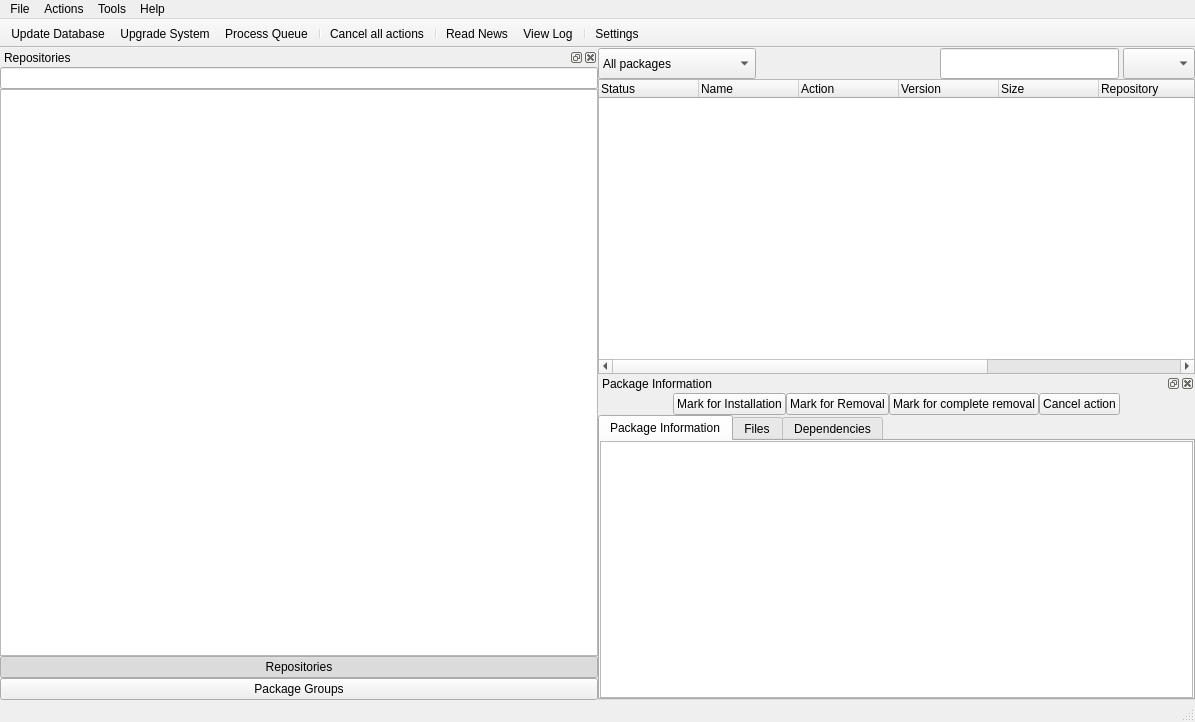
<ui version="4.0" >
 <class>MainWindow</class>
 <widget class="QMainWindow" name="MainWindow" >
  <property name="geometry" >
   <rect>
    <x>0</x>
    <y>0</y>
    <width>1195</width>
    <height>722</height>
   </rect>
  </property>
  <property name="windowTitle" >
   <string>Shaman</string>
  </property>
  <property name="windowIcon" >
   <iconset resource="shaman.qrc" >
    <normaloff>:/Icons/icons/shaman/shaman-32.png</normaloff>:/Icons/icons/shaman/shaman-32.png</iconset>
  </property>
  <property name="toolButtonStyle" >
   <enum>Qt::ToolButtonTextUnderIcon</enum>
  </property>
  <property name="dockNestingEnabled" >
   <bool>true</bool>
  </property>
  <property name="dockOptions" >
   <set>QMainWindow::AllowNestedDocks|QMainWindow::AllowTabbedDocks|QMainWindow::AnimatedDocks|QMainWindow::ForceTabbedDocks|QMainWindow::VerticalTabs</set>
  </property>
  <property name="unifiedTitleAndToolBarOnMac" >
   <bool>false</bool>
  </property>
  <widget class="QWidget" name="centralwidget" >
   <property name="geometry" >
    <rect>
     <x>0</x>
     <y>68</y>
     <width>1195</width>
     <height>630</height>
    </rect>
   </property>
   <layout class="QGridLayout" >
    <item row="0" column="1" >
     <layout class="QVBoxLayout" >
      <property name="topMargin" >
       <number>0</number>
      </property>
      <item>
       <layout class="QHBoxLayout" >
        <property name="spacing" >
         <number>4</number>
        </property>
        <item>
         <widget class="QComboBox" name="packageSwitchCombo" >
          <property name="sizePolicy" >
           <sizepolicy vsizetype="Ignored" hsizetype="Maximum" >
            <horstretch>0</horstretch>
            <verstretch>0</verstretch>
           </sizepolicy>
          </property>
          <item>
           <property name="text" >
            <string>All packages</string>
           </property>
          </item>
          <item>
           <property name="text" >
            <string>Installed packages</string>
           </property>
          </item>
          <item>
           <property name="text" >
            <string>Not installed packages</string>
           </property>
          </item>
          <item>
           <property name="text" >
            <string>Upgradeable packages</string>
           </property>
          </item>
          <item>
           <property name="text" >
            <string>Packages in Queue</string>
           </property>
          </item>
         </widget>
        </item>
        <item>
         <spacer>
          <property name="orientation" >
           <enum>Qt::Horizontal</enum>
          </property>
          <property name="sizeHint" stdset="0" >
           <size>
            <width>40</width>
            <height>31</height>
           </size>
          </property>
         </spacer>
        </item>
        <item>
         <widget class="QLineEdit" name="searchLine" >
          <property name="sizePolicy" >
           <sizepolicy vsizetype="Ignored" hsizetype="MinimumExpanding" >
            <horstretch>0</horstretch>
            <verstretch>0</verstretch>
           </sizepolicy>
          </property>
          <property name="inputMask" >
           <string/>
          </property>
          <property name="text" >
           <string/>
          </property>
         </widget>
        </item>
        <item>
         <widget class="QComboBox" name="nameDescBox" >
          <property name="sizePolicy" >
           <sizepolicy vsizetype="Ignored" hsizetype="Preferred" >
            <horstretch>0</horstretch>
            <verstretch>0</verstretch>
           </sizepolicy>
          </property>
         </widget>
        </item>
       </layout>
      </item>
      <item>
       <widget class="QTreeWidget" name="pkgsViewWG" >
        <property name="sizePolicy" >
         <sizepolicy vsizetype="MinimumExpanding" hsizetype="MinimumExpanding" >
          <horstretch>0</horstretch>
          <verstretch>0</verstretch>
         </sizepolicy>
        </property>
        <property name="indentation" >
         <number>0</number>
        </property>
        <property name="rootIsDecorated" >
         <bool>false</bool>
        </property>
        <property name="itemsExpandable" >
         <bool>false</bool>
        </property>
        <property name="sortingEnabled" >
         <bool>false</bool>
        </property>
        <column>
         <property name="text" >
          <string>Status</string>
         </property>
        </column>
        <column>
         <property name="text" >
          <string comment="The name of the Package">Name</string>
         </property>
        </column>
        <column>
         <property name="text" >
          <string>Action</string>
         </property>
        </column>
        <column>
         <property name="text" >
          <string>Version</string>
         </property>
        </column>
        <column>
         <property name="text" >
          <string>Size</string>
         </property>
        </column>
        <column>
         <property name="text" >
          <string>Repository</string>
         </property>
        </column>
        <column>
         <property name="text" >
          <string>Groups</string>
         </property>
        </column>
        <column>
         <property name="text" >
          <string>Description</string>
         </property>
        </column>
        <column>
         <property name="text" >
          <string>Action-Text</string>
         </property>
        </column>
       </widget>
      </item>
     </layout>
    </item>
    <item rowspan="2" row="0" column="0" >
     <widget class="QDockWidget" name="repoDockWidget" >
      <property name="floating" >
       <bool>false</bool>
      </property>
      <property name="features" >
       <set>QDockWidget::AllDockWidgetFeatures</set>
      </property>
      <property name="allowedAreas" >
       <set>Qt::AllDockWidgetAreas</set>
      </property>
      <property name="windowTitle" >
       <string>Repositories</string>
      </property>
      <widget class="QWidget" name="dockWidgetContents_2" >
       <property name="geometry" >
        <rect>
         <x>2</x>
         <y>22</y>
         <width>311</width>
         <height>598</height>
        </rect>
       </property>
       <layout class="QGridLayout" >
        <item row="0" column="0" >
         <layout class="QVBoxLayout" >
          <item>
           <widget class="QLineEdit" name="refineRepoEdit" />
          </item>
          <item>
           <widget class="QListWidget" name="repoList" >
            <property name="sizePolicy" >
             <sizepolicy vsizetype="Preferred" hsizetype="Preferred" >
              <horstretch>0</horstretch>
              <verstretch>0</verstretch>
             </sizepolicy>
            </property>
           </widget>
          </item>
          <item>
           <widget class="QPushButton" name="switchToRepo" >
            <property name="sizePolicy" >
             <sizepolicy vsizetype="Maximum" hsizetype="Preferred" >
              <horstretch>0</horstretch>
              <verstretch>0</verstretch>
             </sizepolicy>
            </property>
            <property name="text" >
             <string>Repositories</string>
            </property>
            <property name="icon" >
             <iconset resource="shaman.qrc" >
              <normaloff>:/Icons/icons/network-server-database.png</normaloff>:/Icons/icons/network-server-database.png</iconset>
            </property>
            <property name="checkable" >
             <bool>true</bool>
            </property>
            <property name="checked" >
             <bool>true</bool>
            </property>
           </widget>
          </item>
          <item>
           <widget class="QPushButton" name="switchToGrps" >
            <property name="sizePolicy" >
             <sizepolicy vsizetype="Maximum" hsizetype="Preferred" >
              <horstretch>0</horstretch>
              <verstretch>0</verstretch>
             </sizepolicy>
            </property>
            <property name="text" >
             <string>Package Groups</string>
            </property>
            <property name="icon" >
             <iconset resource="shaman.qrc" >
              <normaloff>:/Icons/icons/bookmark-new-list.png</normaloff>:/Icons/icons/bookmark-new-list.png</iconset>
            </property>
            <property name="checkable" >
             <bool>true</bool>
            </property>
           </widget>
          </item>
         </layout>
        </item>
       </layout>
      </widget>
     </widget>
    </item>
    <item row="1" column="1" >
     <widget class="QDockWidget" name="pkgDockWidget" >
      <property name="floating" >
       <bool>false</bool>
      </property>
      <property name="features" >
       <set>QDockWidget::AllDockWidgetFeatures</set>
      </property>
      <property name="windowTitle" >
       <string>Package Information</string>
      </property>
      <widget class="QWidget" name="dockWidgetContents" >
       <property name="geometry" >
        <rect>
         <x>2</x>
         <y>22</y>
         <width>864</width>
         <height>286</height>
        </rect>
       </property>
       <layout class="QGridLayout" >
        <item row="0" column="0" >
         <layout class="QVBoxLayout" >
          <item>
           <layout class="QHBoxLayout" >
            <item>
             <spacer>
              <property name="orientation" >
               <enum>Qt::Horizontal</enum>
              </property>
              <property name="sizeType" >
               <enum>QSizePolicy::MinimumExpanding</enum>
              </property>
              <property name="sizeHint" stdset="0" >
               <size>
                <width>40</width>
                <height>20</height>
               </size>
              </property>
             </spacer>
            </item>
            <item>
             <widget class="QPushButton" name="installButton" >
              <property name="sizePolicy" >
               <sizepolicy vsizetype="Fixed" hsizetype="Fixed" >
                <horstretch>0</horstretch>
                <verstretch>0</verstretch>
               </sizepolicy>
              </property>
              <property name="toolTip" >
               <string>Install selected package</string>
              </property>
              <property name="text" >
               <string>Mark for Installation</string>
              </property>
              <property name="icon" >
               <iconset resource="shaman.qrc" >
                <normaloff>:/Icons/icons/list-add.png</normaloff>:/Icons/icons/list-add.png</iconset>
              </property>
             </widget>
            </item>
            <item>
             <widget class="QPushButton" name="removeButton" >
              <property name="sizePolicy" >
               <sizepolicy vsizetype="Fixed" hsizetype="Fixed" >
                <horstretch>0</horstretch>
                <verstretch>0</verstretch>
               </sizepolicy>
              </property>
              <property name="toolTip" >
               <string>Remove selected package</string>
              </property>
              <property name="text" >
               <string>Mark for Removal</string>
              </property>
              <property name="icon" >
               <iconset resource="shaman.qrc" >
                <normaloff>:/Icons/icons/list-remove.png</normaloff>:/Icons/icons/list-remove.png</iconset>
              </property>
             </widget>
            </item>
            <item>
             <widget class="QPushButton" name="completeRemoveButton" >
              <property name="sizePolicy" >
               <sizepolicy vsizetype="Fixed" hsizetype="Fixed" >
                <horstretch>0</horstretch>
                <verstretch>0</verstretch>
               </sizepolicy>
              </property>
              <property name="toolTip" >
               <string>Complete Remove selected package (pacman -Rcs)</string>
              </property>
              <property name="text" >
               <string>Mark for complete removal</string>
              </property>
              <property name="icon" >
               <iconset resource="shaman.qrc" >
                <normaloff>:/Icons/icons/edit-delete.png</normaloff>:/Icons/icons/edit-delete.png</iconset>
              </property>
             </widget>
            </item>
            <item>
             <widget class="QPushButton" name="cancelButton" >
              <property name="sizePolicy" >
               <sizepolicy vsizetype="Fixed" hsizetype="Fixed" >
                <horstretch>0</horstretch>
                <verstretch>0</verstretch>
               </sizepolicy>
              </property>
              <property name="toolTip" >
               <string>Cancel action for selected package</string>
              </property>
              <property name="text" >
               <string>Cancel action</string>
              </property>
              <property name="icon" >
               <iconset resource="shaman.qrc" >
                <normaloff>:/Icons/icons/dialog-cancel.png</normaloff>:/Icons/icons/dialog-cancel.png</iconset>
              </property>
             </widget>
            </item>
            <item>
             <spacer>
              <property name="orientation" >
               <enum>Qt::Horizontal</enum>
              </property>
              <property name="sizeType" >
               <enum>QSizePolicy::MinimumExpanding</enum>
              </property>
              <property name="sizeHint" stdset="0" >
               <size>
                <width>40</width>
                <height>20</height>
               </size>
              </property>
             </spacer>
            </item>
           </layout>
          </item>
          <item>
           <widget class="QTabWidget" name="PkgInfos" >
            <property name="sizePolicy" >
             <sizepolicy vsizetype="Preferred" hsizetype="Minimum" >
              <horstretch>0</horstretch>
              <verstretch>0</verstretch>
             </sizepolicy>
            </property>
            <property name="currentIndex" >
             <number>0</number>
            </property>
            <widget class="QWidget" name="tab" >
             <property name="geometry" >
              <rect>
               <x>0</x>
               <y>0</y>
               <width>842</width>
               <height>199</height>
              </rect>
             </property>
             <attribute name="title" >
              <string>Package Information</string>
             </attribute>
             <attribute name="icon" >
              <iconset resource="shaman.qrc" >
               <normaloff>:/Icons/icons/help-about.png</normaloff>:/Icons/icons/help-about.png</iconset>
             </attribute>
             <layout class="QGridLayout" >
              <item row="0" column="0" >
               <widget class="QTextEdit" name="pkgInfo" >
                <property name="enabled" >
                 <bool>true</bool>
                </property>
                <property name="sizePolicy" >
                 <sizepolicy vsizetype="Preferred" hsizetype="Preferred" >
                  <horstretch>0</horstretch>
                  <verstretch>0</verstretch>
                 </sizepolicy>
                </property>
                <property name="acceptDrops" >
                 <bool>false</bool>
                </property>
                <property name="undoRedoEnabled" >
                 <bool>false</bool>
                </property>
                <property name="readOnly" >
                 <bool>true</bool>
                </property>
                <property name="acceptRichText" >
                 <bool>false</bool>
                </property>
               </widget>
              </item>
             </layout>
            </widget>
            <widget class="QWidget" name="tab_2" >
             <property name="geometry" >
              <rect>
               <x>0</x>
               <y>0</y>
               <width>842</width>
               <height>199</height>
              </rect>
             </property>
             <attribute name="title" >
              <string>Files</string>
             </attribute>
             <attribute name="icon" >
              <iconset resource="shaman.qrc" >
               <normaloff>:/Icons/icons/document-open-folder.png</normaloff>:/Icons/icons/document-open-folder.png</iconset>
             </attribute>
             <layout class="QGridLayout" >
              <item row="0" column="0" >
               <widget class="QTreeWidget" name="filesWidget" >
                <column>
                 <property name="text" >
                  <string>1</string>
                 </property>
                </column>
               </widget>
              </item>
             </layout>
            </widget>
            <widget class="QWidget" name="dependenciesTab" >
             <property name="geometry" >
              <rect>
               <x>0</x>
               <y>0</y>
               <width>842</width>
               <height>199</height>
              </rect>
             </property>
             <attribute name="title" >
              <string>Dependencies</string>
             </attribute>
             <layout class="QGridLayout" >
              <item row="0" column="0" >
               <widget class="QListWidget" name="dependenciesWidget" />
              </item>
             </layout>
            </widget>
           </widget>
          </item>
         </layout>
        </item>
       </layout>
      </widget>
     </widget>
    </item>
   </layout>
  </widget>
  <widget class="QMenuBar" name="menubar" >
   <property name="geometry" >
    <rect>
     <x>0</x>
     <y>0</y>
     <width>1195</width>
     <height>27</height>
    </rect>
   </property>
   <widget class="QMenu" name="menuFile" >
    <property name="title" >
     <string>File</string>
    </property>
    <addaction name="actionQuit" />
   </widget>
   <widget class="QMenu" name="menuHelp" >
    <property name="title" >
     <string>Help</string>
    </property>
    <addaction name="actionAbout" />
   </widget>
   <widget class="QMenu" name="menuActions" >
    <property name="title" >
     <string>Actions</string>
    </property>
    <widget class="QMenu" name="menuInstall_and_Build_from_Source" >
     <property name="title" >
      <string>Build and Install from Source</string>
     </property>
     <addaction name="actionUpdate_ABS_Tree" />
     <addaction name="separator" />
     <addaction name="actionBuild_and_Install_Selected" />
    </widget>
    <addaction name="actionUpdate_Database" />
    <addaction name="actionUpgrade_System" />
    <addaction name="separator" />
    <addaction name="actionProcess_Queue" />
    <addaction name="actionInstall_Package_From_File" />
    <addaction name="separator" />
    <addaction name="menuInstall_and_Build_from_Source" />
   </widget>
   <widget class="QMenu" name="menuTools" >
    <property name="title" >
     <string>Tools</string>
    </property>
    <addaction name="actionReadNews" />
    <addaction name="actionViewLog" />
    <addaction name="separator" />
    <addaction name="actionPacman_Preferences" />
   </widget>
   <addaction name="menuFile" />
   <addaction name="menuActions" />
   <addaction name="menuTools" />
   <addaction name="menuHelp" />
  </widget>
  <widget class="QToolBar" name="toolBar" >
   <property name="geometry" >
    <rect>
     <x>0</x>
     <y>27</y>
     <width>1195</width>
     <height>41</height>
    </rect>
   </property>
   <property name="acceptDrops" >
    <bool>true</bool>
   </property>
   <property name="windowTitle" >
    <string>Quick Actions</string>
   </property>
   <property name="movable" >
    <bool>false</bool>
   </property>
   <attribute name="toolBarArea" >
    <enum>TopToolBarArea</enum>
   </attribute>
   <attribute name="toolBarBreak" >
    <bool>false</bool>
   </attribute>
   <addaction name="actionUpdate_Database" />
   <addaction name="actionUpgrade_System" />
   <addaction name="actionProcess_Queue" />
   <addaction name="separator" />
   <addaction name="actionCancel_all_actions" />
   <addaction name="separator" />
   <addaction name="actionReadNews" />
   <addaction name="actionViewLog" />
   <addaction name="separator" />
   <addaction name="actionPacman_Preferences" />
  </widget>
  <widget class="QStatusBar" name="statusBar" >
   <property name="geometry" >
    <rect>
     <x>0</x>
     <y>698</y>
     <width>1195</width>
     <height>24</height>
    </rect>
   </property>
  </widget>
  <action name="actionPackage_Repositories" >
   <property name="icon" >
    <iconset resource="shaman.qrc" >
     <normaloff>:/Icons/icons/network-server-database.png</normaloff>:/Icons/icons/network-server-database.png</iconset>
   </property>
   <property name="text" >
    <string>Package Repositories</string>
   </property>
  </action>
  <action name="actionPacman_Preferences" >
   <property name="icon" >
    <iconset resource="shaman.qrc" >
     <normaloff>:/Icons/icons/preferences-system.png</normaloff>:/Icons/icons/preferences-system.png</iconset>
   </property>
   <property name="text" >
    <string>Settings...</string>
   </property>
  </action>
  <action name="actionAbout" >
   <property name="icon" >
    <iconset resource="shaman.qrc" >
     <normaloff>:/Icons/icons/help-about.png</normaloff>:/Icons/icons/help-about.png</iconset>
   </property>
   <property name="text" >
    <string>About...</string>
   </property>
  </action>
  <action name="actionUpdate_Database" >
   <property name="icon" >
    <iconset resource="shaman.qrc" >
     <normaloff>:/Icons/icons/view-refresh.png</normaloff>:/Icons/icons/view-refresh.png</iconset>
   </property>
   <property name="text" >
    <string>Update Database</string>
   </property>
  </action>
  <action name="actionUpgrade_System" >
   <property name="icon" >
    <iconset resource="shaman.qrc" >
     <normaloff>:/Icons/icons/system-software-update.png</normaloff>:/Icons/icons/system-software-update.png</iconset>
   </property>
   <property name="text" >
    <string>Upgrade System</string>
   </property>
  </action>
  <action name="actionInstall_Package_From_File" >
   <property name="icon" >
    <iconset resource="shaman.qrc" >
     <normaloff>:/Icons/icons/document-open.png</normaloff>:/Icons/icons/document-open.png</iconset>
   </property>
   <property name="text" >
    <string>Install Package From File</string>
   </property>
   <property name="menuRole" >
    <enum>QAction::TextHeuristicRole</enum>
   </property>
  </action>
  <action name="actionUpdate_ABS_Tree" >
   <property name="icon" >
    <iconset resource="shaman.qrc" >
     <normaloff>:/Icons/icons/document-open-remote.png</normaloff>:/Icons/icons/document-open-remote.png</iconset>
   </property>
   <property name="text" >
    <string>Update ABS Tree</string>
   </property>
  </action>
  <action name="actionBuild_and_Install_Selected" >
   <property name="icon" >
    <iconset resource="shaman.qrc" >
     <normaloff>:/Icons/icons/applications-development.png</normaloff>:/Icons/icons/applications-development.png</iconset>
   </property>
   <property name="text" >
    <string>Build and Install Queue</string>
   </property>
  </action>
  <action name="actionQuit" >
   <property name="icon" >
    <iconset resource="shaman.qrc" >
     <normaloff>:/Icons/icons/application-exit.png</normaloff>:/Icons/icons/application-exit.png</iconset>
   </property>
   <property name="text" >
    <string comment="Quit the application" >Quit</string>
   </property>
  </action>
  <action name="actionProcess_Queue" >
   <property name="icon" >
    <iconset resource="shaman.qrc" >
     <normaloff>:/Icons/icons/dialog-ok-apply.png</normaloff>:/Icons/icons/dialog-ok-apply.png</iconset>
   </property>
   <property name="text" >
    <string>Process Queue</string>
   </property>
  </action>
  <action name="actionCancel_all_actions" >
   <property name="icon" >
    <iconset resource="shaman.qrc" >
     <normaloff>:/Icons/icons/dialog-cancel.png</normaloff>:/Icons/icons/dialog-cancel.png</iconset>
   </property>
   <property name="text" >
    <string>Cancel all actions</string>
   </property>
  </action>
  <action name="actionReadNews" >
   <property name="icon" >
    <iconset resource="shaman.qrc" >
     <normaloff>:/Icons/icons/news-subscribe.png</normaloff>:/Icons/icons/news-subscribe.png</iconset>
   </property>
   <property name="text" >
    <string>Read News</string>
   </property>
  </action>
  <action name="actionViewLog" >
   <property name="icon" >
    <iconset resource="shaman.qrc" >
     <normaloff>:/Icons/icons/accessories-text-editor.png</normaloff>:/Icons/icons/accessories-text-editor.png</iconset>
   </property>
   <property name="text" >
    <string>View Log</string>
   </property>
  </action>
 </widget>
 <layoutdefault spacing="0" margin="0" />
 <resources>
  <include location="shaman.qrc" />
 </resources>
 <connections/>
</ui>
